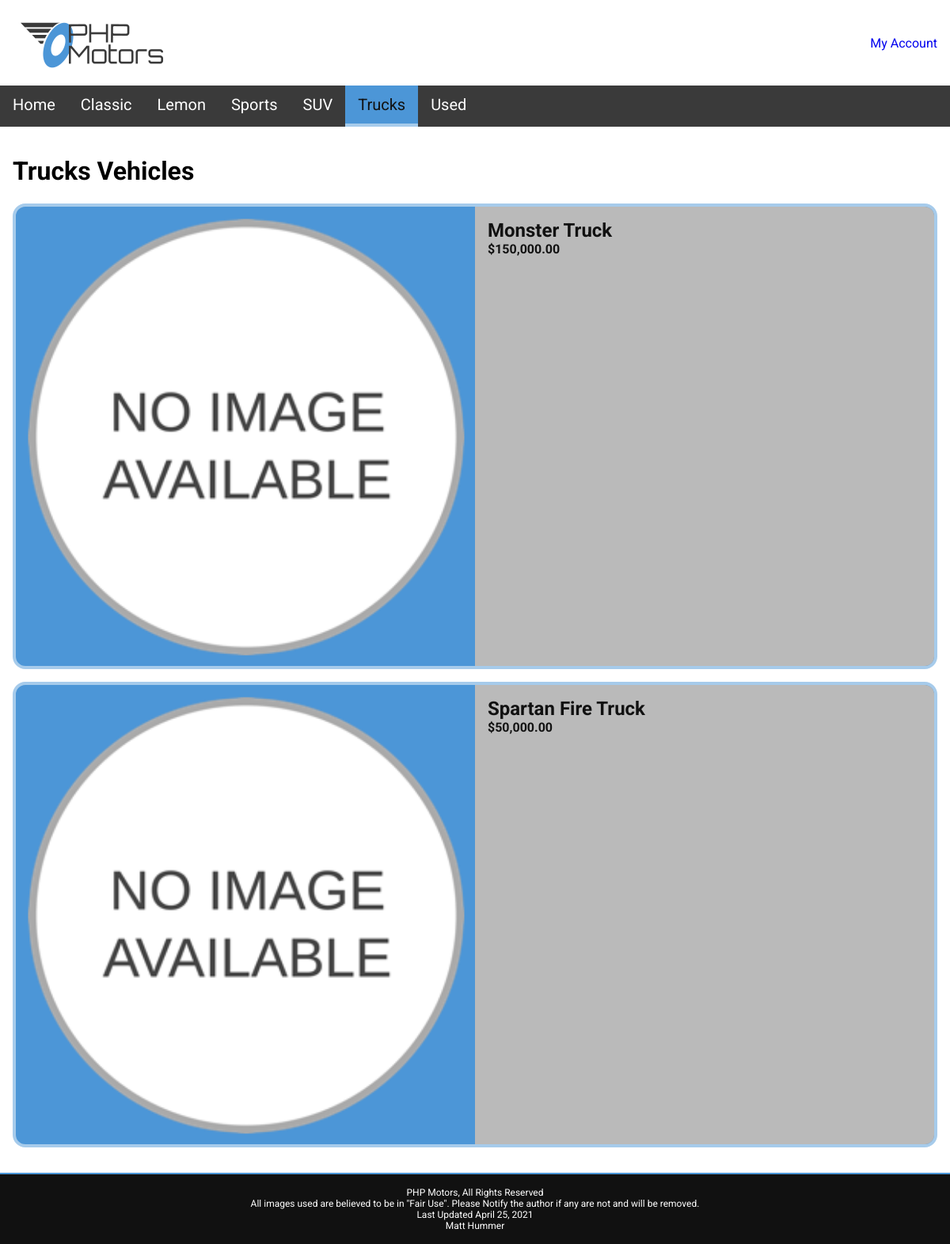
The page /phpmotors/vehicles/index.php?action=Index&classificationId=4 on the database its author committed.
### tables this page shows
CREATE TABLE `carclassification` (
  `classificationId` int(11) NOT NULL,
  `classificationName` varchar(30) NOT NULL
);

CREATE TABLE `inventory` (
  `invId` int(11) NOT NULL,
  `invMake` varchar(30) NOT NULL,
  `invModel` varchar(30) NOT NULL,
  `invDescription` text NOT NULL,
  `invImage` varchar(50) NOT NULL,
  `invThumbnail` varchar(50) NOT NULL,
  `invPrice` decimal(10,0) NOT NULL,
  `invStock` smallint(6) NOT NULL,
  `invColor` varchar(20) NOT NULL,
  `classificationId` int(11) NOT NULL
);

### phpmotors/model/classifications-model.php (called while the page is built, shortened)
<?php
  function getClassifications(){
    $db = phpmotorsConnect();
    $sql = 'SELECT classificationName, classificationId FROM carclassification ORDER BY classificationName ASC';
    $stmt = $db->prepare($sql);
    $stmt->execute();
    $classifications = $stmt->fetchAll();
    return $classifications;
  }
  function getClassification($classificationId){
    $db = phpmotorsConnect();
    $sql = 'SELECT * FROM carclassification WHERE classificationId = :classificationId';
    $stmt = $db->prepare($sql);
    $stmt->bindValue(':classificationId', $classificationId, PDO::PARAM_INT);
    $stmt->execute();
    $invInfo = $stmt->fetch(PDO::FETCH_ASSOC);
    return $invInfo;
  }
?>

### phpmotors/model/vehicles-model.php (called while the page is built, shortened)
<?php
  $BASE_INVENTORY_SELECTION =
    'SELECT invId
    , invMake
    , invModel
    , invDescription
    , invPrice
    , invStock
    , invColor
    , classificationId
    , ( SELECT imgName
        FROM images
        WHERE images.invId = inventory.invId
        AND images.imgPrimary = 1
        AND images.imgName NOT LIKE "%-tn.%")
      AS invImage
    , ( SELECT imgName
        FROM images
        WHERE images.invId = inventory.invId
        AND images.imgPrimary = 1
        AND images.imgName LIKE "%-tn.%")
      AS invThumbnail
    FROM inventory ';
  function getInventoryByClassification($classificationId){
    global $BASE_INVENTORY_SELECTION;
    $db = phpmotorsConnect();
    $sql = $BASE_INVENTORY_SELECTION.'WHERE classificationId = :classificationId';
    $stmt = $db->prepare($sql);
    $stmt->bindValue(':classificationId', $classificationId, PDO::PARAM_INT);
    $stmt->execute();
    $inventory = $stmt->fetchAll(PDO::FETCH_ASSOC);
    return $inventory;
  }
?>

### phpmotors/library/constants.php (called while the page is built, shortened)
<?php
  $DEFAULT_INVENTORY_IMAGE_PATH = '/assets/images/no-image.png';
  $INVENTORY_IMAGE_DIRECTORY = '/phpmotors/assets/images/vehicles/';
?>

### phpmotors/library/vehicle.php (called while the page is built, shortened)
<?php
  require_once $_SERVER['DOCUMENT_ROOT'].'/phpmotors/library/constants.php';
  function vehicleDisplayName($vehicle) {
    return $vehicle['invMake'].' '.$vehicle['invModel'];
  }
  function vehiclePrice($vehicle) {
    return '$'.number_format($vehicle['invPrice'], 2);
  }
  function buildThumbnailPath($vehicle){
    global $INVENTORY_IMAGE_DIRECTORY;
    return $INVENTORY_IMAGE_DIRECTORY.$vehicle['invId'].'/'.$vehicle['invThumbnail'];
  }
?>

### phpmotors/library/utils.php (the view, shortened to what this page needs)
<?php
  require_once $_SERVER['DOCUMENT_ROOT'].'/phpmotors/library/vehicle.php';
  function buildNavLink($link, $path=''){
    $req_path = $_SERVER['REQUEST_URI'];
    $navlink  = '<li><a href="'.$path.'" ';
    $navlink .= strcmp($path, $req_path) === 0 ? 'class="active">': '>';
    $navlink .= $link;
    $navlink .= '</a></li>';
    return $navlink;
  }
  function buildClassificationNav($classifications){
    foreach ($classifications as $classification) {
      echo buildNavLink($classification['classificationName'], '/phpmotors/vehicles/index.php?action=Index&classificationId='.urlencode($classification['classificationId']));
    }
  }
  function buildVehiclesDisplay($inventory){
    echo '<div id="inventoryCards">';
    foreach ($inventory as $vehicle) {
     echo '<a class="inventory__card" href="/phpmotors/vehicles?action=Show&vehicleId='.$vehicle['invId'].'">';
     echo '<div class="inventory__card-image"><img class="active" src="'.safeImagePath(buildThumbnailPath($vehicle)).'" alt="'.vehicleDisplayName($vehicle).' on phpmotors.com"></div>';
     echo '<div class="inventory__card-info">';
     echo '<h2>'.$vehicle['invMake'].' '.$vehicle['invModel'].'</h2>';
     echo '<span class="inventory__card-price">'.vehiclePrice($vehicle).'</span>';
     echo '</div>';
     echo '</a>';
    }
    echo '</div>';
  }
  function safeImagePath($path) {
    global $DEFAULT_INVENTORY_IMAGE_PATH;
    if (file_exists($_SERVER['DOCUMENT_ROOT'].$path)) {
      return $path;
    } else {
      return '/phpmotors/'.$DEFAULT_INVENTORY_IMAGE_PATH;
    }
  }
?>

### phpmotors/views/vehicles/index.php (shortened to what this page needs)
<!DOCTYPE html>
<html lang="en">
  <head>
    <?php include $_SERVER['DOCUMENT_ROOT'].'/phpmotors/views/common/shared_head.php'; ?>
    <link rel="stylesheet" href="/phpmotors/assets/css/vehicles.css" media="screen">
  </head>
  <body>
    <?php include $_SERVER['DOCUMENT_ROOT'].'/phpmotors/views/common/header.php'; ?>
    <?php include $_SERVER['DOCUMENT_ROOT'].'/phpmotors/views/common/nav.php'; ?>
    <main>
      <h1>
        <?php
          if (isset($classification)) {
            echo $classification['classificationName'].' Vehicles';
          } else {
            echo 'All Vehicles';
          }
        ?>
      </h1>
      <?php buildVehiclesDisplay($inventory); ?>
    </main>
    <?php include $_SERVER['DOCUMENT_ROOT'].'/phpmotors/views/common/footer.php'; ?>
  </body>
</html>

### phpmotors/assets/css/main.css (style rules this page uses)
:root { --primary-grey: #8d8d8d; --accent-grey: #bababa; --secondary-blue: #4c96d7; --accent-blue: #a6cbeb; --dark-grey: #3a3a3a; --light: #FFF; --dark: #111; }
html { font-family: Roboto; }
body::before { content: ""; position: absolute; top: 0; right: 0; bottom: 0; left: 0; z-index: -1; background-image: url('/phpmotors/assets/images/site/checkerboard.jpg'); opacity: 0.75; }
body { max-width: 90rem; margin: 0; display: flex; flex-direction: column; min-height: 100vh; }
img { max-width: 100%; }
header, main { background-color: var(--light); }
header, footer, main { display: flex; padding: 1rem; }
a { text-decoration: none; }
nav a { padding: 0.1rem 0.5rem 0 0.5rem; font-size: 1.1rem; color: var(--light); display: block; }
nav li { padding: 0.65rem 0 0 0; border-bottom: 1px solid var(--accent-grey); }
nav a.active { background-color: var(--secondary-blue); color: var(--dark); }
main { display: block; flex: 1; }
@media screen and (min-width: 568px) { nav li { padding: 0; border: none; } }
@media screen and (min-width: 568px) { nav a { font-size: 1.25rem; padding: 0.75rem 1rem; } }
@media screen and (min-width: 568px) { nav a.active { border-bottom: 0.25rem solid var(--accent-blue); } }

### phpmotors/assets/css/vehicles.css (style rules this page uses)
.inventory__card { background-color: var(--secondary-blue); border: 0.25rem solid var(--accent-blue); border-radius: 1rem; overflow: hidden; margin: 1rem 0; display: flex; flex-direction: column; color: var(--dark); }
.inventory__card-image { border-radius: 1rem 1rem 0 0; display: flex; align-items: center; justify-content: center; height: 100%; }
.inventory__card-image > img { display: none; }
.inventory__card-image > img.active { display: block; width: 100%; height: 100%; }
.inventory__card-info { display: flex; flex-direction: column; justify-content: flex-start; padding: 1rem; background-color: var(--accent-grey); flex: 1; }
.inventory__card-info > h2 { margin: 0; }
.inventory__card-price { font-weight: bold; }
@media screen and (min-width: 568px) { .inventory__card { display: grid; grid-template-columns: repeat(2, 1fr); grid-template-areas: 'image info' 'thumbnails info'; } }
@media screen and (min-width: 568px) { .inventory__card-image { flex: 1; grid-area: image; } }
@media screen and (min-width: 568px) { .inventory__card-info { grid-area: info; } }

### rows shown on the page
carclassification: classificationName+classificationId "Classic"
carclassification: classificationName+classificationId "Lemon"
carclassification: classificationName+classificationId "Sports"
carclassification: classificationName+classificationId "SUV"
carclassification: classificationName+classificationId "Trucks", classificationName "Trucks"
carclassification: classificationName+classificationId "Used"
inventory: invMake "Monster", invModel "Truck", invPrice "$150,000.00"
inventory: invMake "Spartan", invModel "Fire Truck", invPrice "$50,000.00"

### other values the page prints
$text "My Account"
buildNavLink($link, $path) "Home"
